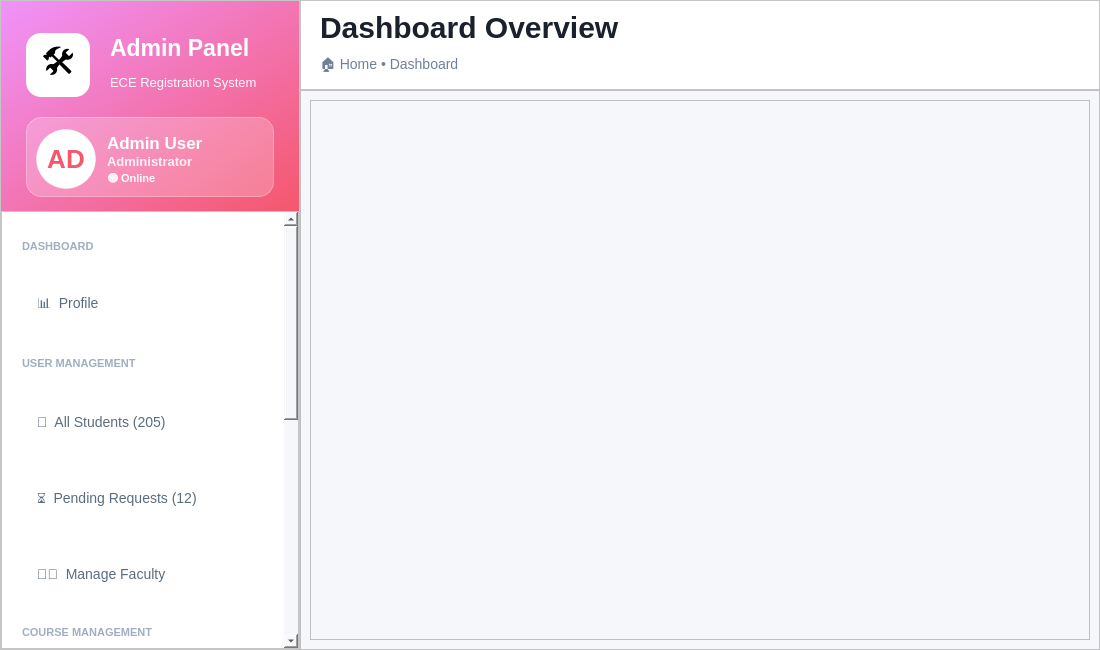
<?xml version="1.0" encoding="UTF-8"?>
<ui version="4.0">
 <class>AdminDashboard</class>
 <widget class="QMainWindow" name="AdminDashboard">
  <property name="geometry">
   <rect>
    <x>0</x>
    <y>0</y>
    <width>1100</width>
    <height>650</height>
   </rect>
  </property>
  <property name="minimumSize">
   <size>
    <width>1000</width>
    <height>600</height>
   </size>
  </property>
  <property name="windowTitle">
   <string>Admin Dashboard - ECE Registration System</string>
  </property>
  <property name="styleSheet">
   <string notr="true">QMainWindow { background-color: #f5f7fa; }</string>
  </property>
  <widget class="QWidget" name="centralwidget">
   <property name="styleSheet">
    <string notr="true">background-color: #f5f7fa;</string>
   </property>
   <layout class="QHBoxLayout" name="mainHorizontalLayout">
    <property name="spacing">
     <number>0</number>
    </property>
    <property name="leftMargin">
     <number>0</number>
    </property>
    <property name="topMargin">
     <number>0</number>
    </property>
    <property name="rightMargin">
     <number>0</number>
    </property>
    <property name="bottomMargin">
     <number>0</number>
    </property>
    <item>
     <widget class="QFrame" name="sidebarFrame">
      <property name="minimumSize">
       <size>
        <width>300</width>
        <height>0</height>
       </size>
      </property>
      <property name="maximumSize">
       <size>
        <width>300</width>
        <height>16777215</height>
       </size>
      </property>
      <property name="styleSheet">
       <string notr="true">QFrame { background-color: white; }</string>
      </property>
      <property name="frameShape">
       <enum>QFrame::Shape::StyledPanel</enum>
      </property>
      <layout class="QVBoxLayout" name="sidebarLayout">
       <property name="spacing">
        <number>0</number>
       </property>
       <property name="leftMargin">
        <number>0</number>
       </property>
       <property name="topMargin">
        <number>0</number>
       </property>
       <property name="rightMargin">
        <number>0</number>
       </property>
       <property name="bottomMargin">
        <number>0</number>
       </property>
       <item>
        <widget class="QWidget" name="headerWidget" native="true">
         <property name="minimumSize">
          <size>
           <width>0</width>
           <height>210</height>
          </size>
         </property>
         <property name="maximumSize">
          <size>
           <width>16777215</width>
           <height>210</height>
          </size>
         </property>
         <property name="styleSheet">
          <string notr="true">background: qlineargradient(x1:0, y1:0, x2:1, y2:1, stop:0 #f093fb, stop:1 #f5576c);</string>
         </property>
         <layout class="QVBoxLayout" name="headerLayout">
          <property name="spacing">
           <number>20</number>
          </property>
          <property name="leftMargin">
           <number>25</number>
          </property>
          <property name="topMargin">
           <number>32</number>
          </property>
          <property name="rightMargin">
           <number>25</number>
          </property>
          <property name="bottomMargin">
           <number>28</number>
          </property>
          <item>
           <layout class="QHBoxLayout" name="logoHLayout">
            <item>
             <widget class="QLabel" name="logoIconLabel">
              <property name="minimumSize">
               <size>
                <width>64</width>
                <height>64</height>
               </size>
              </property>
              <property name="maximumSize">
               <size>
                <width>64</width>
                <height>64</height>
               </size>
              </property>
              <property name="styleSheet">
               <string notr="true">background-color: white; border-radius: 15px; font-size: 34px;</string>
              </property>
              <property name="text">
               <string>🛠️</string>
              </property>
              <property name="alignment">
               <set>Qt::AlignmentFlag::AlignCenter</set>
              </property>
             </widget>
            </item>
            <item>
             <layout class="QVBoxLayout" name="logoTextLayout">
              <property name="spacing">
               <number>4</number>
              </property>
              <item>
               <widget class="QLabel" name="logoTitleLabel">
                <property name="styleSheet">
                 <string notr="true">color: white; font-size: 23px; font-weight: 800; background: transparent;</string>
                </property>
                <property name="text">
                 <string>Admin Panel</string>
                </property>
               </widget>
              </item>
              <item>
               <widget class="QLabel" name="logoSubtitleLabel">
                <property name="styleSheet">
                 <string notr="true">color: rgba(255,255,255,0.95); font-size: 13px; background: transparent;</string>
                </property>
                <property name="text">
                 <string>ECE Registration System</string>
                </property>
               </widget>
              </item>
             </layout>
            </item>
            <item>
             <spacer name="logoSpacer">
              <property name="orientation">
               <enum>Qt::Orientation::Horizontal</enum>
              </property>
              <property name="sizeHint" stdset="0">
               <size>
                <width>40</width>
                <height>20</height>
               </size>
              </property>
             </spacer>
            </item>
           </layout>
          </item>
          <item>
           <widget class="QFrame" name="profileFrame">
            <property name="sizePolicy">
             <sizepolicy hsizetype="Preferred" vsizetype="Fixed">
              <horstretch>0</horstretch>
              <verstretch>0</verstretch>
             </sizepolicy>
            </property>
            <property name="minimumSize">
             <size>
              <width>0</width>
              <height>80</height>
             </size>
            </property>
            <property name="styleSheet">
             <string notr="true">QFrame {
    background-color: rgba(255,255,255,0.22);
    border-radius: 15px;
    border: 1px solid rgba(255,255,255,0.35);
}</string>
            </property>
            <property name="frameShape">
             <enum>QFrame::Shape::StyledPanel</enum>
            </property>
            <property name="frameShadow">
             <enum>QFrame::Shadow::Raised</enum>
            </property>
            <layout class="QGridLayout" name="gridLayout">
             <property name="topMargin">
              <number>5</number>
             </property>
             <property name="rightMargin">
              <number>5</number>
             </property>
             <property name="bottomMargin">
              <number>0</number>
             </property>
             <item row="0" column="2">
              <layout class="QVBoxLayout" name="verticalLayout">
               <property name="spacing">
                <number>0</number>
               </property>
               <property name="topMargin">
                <number>10</number>
               </property>
               <property name="bottomMargin">
                <number>10</number>
               </property>
               <item>
                <widget class="QLabel" name="labelAdminName">
                 <property name="minimumSize">
                  <size>
                   <width>20</width>
                   <height>20</height>
                  </size>
                 </property>
                 <property name="styleSheet">
                  <string notr="true">color: white; 
font-size: 17px; 
font-weight: 800;
background: transparent;
border: transparent</string>
                 </property>
                 <property name="text">
                  <string>Admin User</string>
                 </property>
                </widget>
               </item>
               <item>
                <widget class="QLabel" name="adminRole">
                 <property name="minimumSize">
                  <size>
                   <width>0</width>
                   <height>20</height>
                  </size>
                 </property>
                 <property name="styleSheet">
                  <string notr="true">color: rgba(255,255,255,0.88); 
font-size: 13px; 
font-weight: 500;
background: transparent;
border: transparent</string>
                 </property>
                 <property name="text">
                  <string>Administrator</string>
                 </property>
                </widget>
               </item>
               <item>
                <widget class="QLabel" name="adminStatus">
                 <property name="minimumSize">
                  <size>
                   <width>0</width>
                   <height>20</height>
                  </size>
                 </property>
                 <property name="styleSheet">
                  <string notr="true">color: rgba(255,255,255,0.95); 
font-size: 11px; 
font-weight: 600;
border: transparent;
background-color: transparent</string>
                 </property>
                 <property name="text">
                  <string>🟢 Online</string>
                 </property>
                </widget>
               </item>
              </layout>
             </item>
             <item row="0" column="3">
              <spacer name="horizontalSpacer_2">
               <property name="orientation">
                <enum>Qt::Orientation::Horizontal</enum>
               </property>
               <property name="sizeType">
                <enum>QSizePolicy::Policy::Minimum</enum>
               </property>
               <property name="sizeHint" stdset="0">
                <size>
                 <width>20</width>
                 <height>20</height>
                </size>
               </property>
              </spacer>
             </item>
             <item row="0" column="0">
              <widget class="QLabel" name="avatarLabel">
               <property name="minimumSize">
                <size>
                 <width>60</width>
                 <height>60</height>
                </size>
               </property>
               <property name="maximumSize">
                <size>
                 <width>60</width>
                 <height>60</height>
                </size>
               </property>
               <property name="styleSheet">
                <string notr="true">background-color: white;
color: #f5576c;
border-radius: 30px;
font-size: 26px;
font-weight: 900;</string>
               </property>
               <property name="text">
                <string>AD</string>
               </property>
               <property name="alignment">
                <set>Qt::AlignmentFlag::AlignCenter</set>
               </property>
              </widget>
             </item>
             <item row="0" column="1">
              <spacer name="horizontalSpacer_3">
               <property name="orientation">
                <enum>Qt::Orientation::Horizontal</enum>
               </property>
               <property name="sizeType">
                <enum>QSizePolicy::Policy::Fixed</enum>
               </property>
               <property name="sizeHint" stdset="0">
                <size>
                 <width>5</width>
                 <height>10</height>
                </size>
               </property>
              </spacer>
             </item>
            </layout>
           </widget>
          </item>
         </layout>
        </widget>
       </item>
       <item>
        <widget class="QScrollArea" name="navScrollArea">
         <property name="styleSheet">
          <string notr="true">/* ===== VERTICAL SCROLLBAR ===== */
QScrollBar:vertical {
    width: 12px;
    background: rgba(255, 255, 255, 0.05);  /* subtle track */
    margin: 0px 0px 0px 0;  /* TOP RIGHT BOTTOM LEFT */
    border-radius: 6px;
}

QScrollBar::handle:vertical {
    background: rgba(120, 120, 120, 0.35);  /* glassy thumb */
    border-radius: 6px;
    min-height: 30px;
    border: 1px solid rgba(255, 255, 255, 0.2); /* subtle highlight */
}

QScrollBar::handle:vertical:hover {
    background: rgba(120, 120, 120, 0.55);
}

/* Up/Down buttons */
QScrollBar::add-line:vertical,
QScrollBar::sub-line:vertical {
    height: 16px;
    background: rgba(180, 180, 180, 0.35);
    border-radius: 4px;
}

/* Arrow icons */
QScrollBar::up-arrow:vertical,
QScrollBar::down-arrow:vertical {
    width: 6px;
    height: 6px;
    background: transparent;
}

/* Remove the blank area inside */
QScrollBar::add-page:vertical,
QScrollBar::sub-page:vertical {
    background: none;
}</string>
         </property>
         <property name="widgetResizable">
          <bool>true</bool>
         </property>
         <widget class="QWidget" name="navScrollContent">
          <property name="geometry">
           <rect>
            <x>0</x>
            <y>-355</y>
            <width>284</width>
            <height>947</height>
           </rect>
          </property>
          <property name="styleSheet">
           <string notr="true">background-color: white;</string>
          </property>
          <layout class="QVBoxLayout" name="navMainLayout">
           <property name="spacing">
            <number>28</number>
           </property>
           <property name="leftMargin">
            <number>20</number>
           </property>
           <property name="topMargin">
            <number>28</number>
           </property>
           <property name="rightMargin">
            <number>20</number>
           </property>
           <property name="bottomMargin">
            <number>28</number>
           </property>
           <item>
            <widget class="QLabel" name="dashboardSectionLabel">
             <property name="styleSheet">
              <string notr="true">color: #a0aec0; font-size: 11px; font-weight: 800; background: transparent;</string>
             </property>
             <property name="text">
              <string>DASHBOARD</string>
             </property>
            </widget>
           </item>
           <item>
            <widget class="QPushButton" name="buttonProfile">
             <property name="minimumSize">
              <size>
               <width>0</width>
               <height>48</height>
              </size>
             </property>
             <property name="cursor">
              <cursorShape>PointingHandCursor</cursorShape>
             </property>
             <property name="styleSheet">
              <string notr="true">QPushButton {
    background-color: transparent;
    border: none;
    border-radius: 10px;
    color: #5a6c7d;
    font-size: 14px;
    text-align: left;
    padding-left: 15px;
}

QPushButton:hover {
    background-color: #f8f9fa;
    color: #f5576c;
}

/* CHECKED / TOGGLED STATE */
QPushButton:checked {
    background-color: rgba(245, 87, 108, 0.10);  /* faint pink */
    color: #f5576c; 
    font-weight: bold;
    border-left: 4px solid #f5576c;
    padding-left: 11px; /* adjust so bar doesn’t push content too far */
}

/* PRESSED STATE (optional but clean) */
QPushButton:pressed {
    background-color: rgba(245, 87, 108, 0.18);
}
</string>
             </property>
             <property name="text">
              <string>📊  Profile</string>
             </property>
             <property name="checkable">
              <bool>true</bool>
             </property>
             <attribute name="buttonGroup">
              <string notr="true">buttonGroupSubmenus</string>
             </attribute>
            </widget>
           </item>
           <item>
            <widget class="QLabel" name="userMgmtLabel">
             <property name="styleSheet">
              <string notr="true">color: #a0aec0; font-size: 11px; font-weight: 800; background: transparent;</string>
             </property>
             <property name="text">
              <string>USER MANAGEMENT</string>
             </property>
            </widget>
           </item>
           <item>
            <widget class="QPushButton" name="buttonAllStudents">
             <property name="minimumSize">
              <size>
               <width>0</width>
               <height>48</height>
              </size>
             </property>
             <property name="cursor">
              <cursorShape>PointingHandCursor</cursorShape>
             </property>
             <property name="styleSheet">
              <string notr="true">QPushButton {
    background-color: transparent;
    border: none;
    border-radius: 10px;
    color: #5a6c7d;
    font-size: 14px;
    text-align: left;
    padding-left: 15px;
}

QPushButton:hover {
    background-color: #f8f9fa;
    color: #f5576c;
}

/* CHECKED / TOGGLED STATE */
QPushButton:checked {
    background-color: rgba(245, 87, 108, 0.10);  /* faint pink */
    color: #f5576c; 
    font-weight: bold;
    border-left: 4px solid #f5576c;
    padding-left: 11px; /* adjust so bar doesn’t push content too far */
}

/* PRESSED STATE (optional but clean) */
QPushButton:pressed {
    background-color: rgba(245, 87, 108, 0.18);
}
</string>
             </property>
             <property name="text">
              <string>👥  All Students (205)</string>
             </property>
             <property name="checkable">
              <bool>true</bool>
             </property>
             <attribute name="buttonGroup">
              <string notr="true">buttonGroupSubmenus</string>
             </attribute>
            </widget>
           </item>
           <item>
            <widget class="QPushButton" name="buttonPendingRequests">
             <property name="minimumSize">
              <size>
               <width>0</width>
               <height>48</height>
              </size>
             </property>
             <property name="cursor">
              <cursorShape>PointingHandCursor</cursorShape>
             </property>
             <property name="styleSheet">
              <string notr="true">QPushButton {
    background-color: transparent;
    border: none;
    border-radius: 10px;
    color: #5a6c7d;
    font-size: 14px;
    text-align: left;
    padding-left: 15px;
}

QPushButton:hover {
    background-color: #f8f9fa;
    color: #f5576c;
}

/* CHECKED / TOGGLED STATE */
QPushButton:checked {
    background-color: rgba(245, 87, 108, 0.10);  /* faint pink */
    color: #f5576c; 
    font-weight: bold;
    border-left: 4px solid #f5576c;
    padding-left: 11px; /* adjust so bar doesn’t push content too far */
}

/* PRESSED STATE (optional but clean) */
QPushButton:pressed {
    background-color: rgba(245, 87, 108, 0.18);
}
</string>
             </property>
             <property name="text">
              <string>⏳  Pending Requests (12)</string>
             </property>
             <property name="checkable">
              <bool>true</bool>
             </property>
             <attribute name="buttonGroup">
              <string notr="true">buttonGroupSubmenus</string>
             </attribute>
            </widget>
           </item>
           <item>
            <widget class="QPushButton" name="buttonManageFaculty">
             <property name="enabled">
              <bool>true</bool>
             </property>
             <property name="minimumSize">
              <size>
               <width>0</width>
               <height>48</height>
              </size>
             </property>
             <property name="cursor">
              <cursorShape>PointingHandCursor</cursorShape>
             </property>
             <property name="styleSheet">
              <string notr="true">QPushButton {
    background-color: transparent;
    border: none;
    border-radius: 10px;
    color: #5a6c7d;
    font-size: 14px;
    text-align: left;
    padding-left: 15px;
}

QPushButton:hover {
    background-color: #f8f9fa;
    color: #f5576c;
}

/* CHECKED / TOGGLED STATE */
QPushButton:checked {
    background-color: rgba(245, 87, 108, 0.10);  /* faint pink */
    color: #f5576c; 
    font-weight: bold;
    border-left: 4px solid #f5576c;
    padding-left: 11px; /* adjust so bar doesn’t push content too far */
}

/* PRESSED STATE */
QPushButton:pressed {
    background-color: rgba(245, 87, 108, 0.18);
}

/* DISABLED STATE */
QPushButton:disabled {
    background-color: transparent;
    color: #a0a0a0;        /* muted grey for disabled */
    border-left: none;      /* remove left bar if present */
    font-weight: normal;    /* remove bold */
}
</string>
             </property>
             <property name="text">
              <string>👨‍🏫  Manage Faculty</string>
             </property>
             <property name="checkable">
              <bool>true</bool>
             </property>
             <attribute name="buttonGroup">
              <string notr="true">buttonGroupSubmenus</string>
             </attribute>
            </widget>
           </item>
           <item>
            <widget class="QLabel" name="courseMgmtLabel">
             <property name="styleSheet">
              <string notr="true">color: #a0aec0; font-size: 11px; font-weight: 800; background: transparent;</string>
             </property>
             <property name="text">
              <string>COURSE MANAGEMENT</string>
             </property>
            </widget>
           </item>
           <item>
            <widget class="QPushButton" name="buttonManageCourses">
             <property name="minimumSize">
              <size>
               <width>0</width>
               <height>48</height>
              </size>
             </property>
             <property name="cursor">
              <cursorShape>PointingHandCursor</cursorShape>
             </property>
             <property name="styleSheet">
              <string notr="true">QPushButton {
    background-color: transparent;
    border: none;
    border-radius: 10px;
    color: #5a6c7d;
    font-size: 14px;
    text-align: left;
    padding-left: 15px;
}

QPushButton:hover {
    background-color: #f8f9fa;
    color: #f5576c;
}

/* CHECKED / TOGGLED STATE */
QPushButton:checked {
    background-color: rgba(245, 87, 108, 0.10);  /* faint pink */
    color: #f5576c; 
    font-weight: bold;
    border-left: 4px solid #f5576c;
    padding-left: 11px; /* adjust so bar doesn’t push content too far */
}

/* PRESSED STATE (optional but clean) */
QPushButton:pressed {
    background-color: rgba(245, 87, 108, 0.18);
}
</string>
             </property>
             <property name="text">
              <string>📚  Manage Courses (32)</string>
             </property>
             <property name="checkable">
              <bool>true</bool>
             </property>
             <attribute name="buttonGroup">
              <string notr="true">buttonGroupSubmenus</string>
             </attribute>
            </widget>
           </item>
           <item>
            <widget class="QPushButton" name="buttonManagePrereqs">
             <property name="minimumSize">
              <size>
               <width>0</width>
               <height>48</height>
              </size>
             </property>
             <property name="cursor">
              <cursorShape>PointingHandCursor</cursorShape>
             </property>
             <property name="styleSheet">
              <string notr="true">QPushButton {
    background-color: transparent;
    border: none;
    border-radius: 10px;
    color: #5a6c7d;
    font-size: 14px;
    text-align: left;
    padding-left: 15px;
}

QPushButton:hover {
    background-color: #f8f9fa;
    color: #f5576c;
}

/* CHECKED / TOGGLED STATE */
QPushButton:checked {
    background-color: rgba(245, 87, 108, 0.10);  /* faint pink */
    color: #f5576c; 
    font-weight: bold;
    border-left: 4px solid #f5576c;
    padding-left: 11px; /* adjust so bar doesn’t push content too far */
}

/* PRESSED STATE (optional but clean) */
QPushButton:pressed {
    background-color: rgba(245, 87, 108, 0.18);
}
</string>
             </property>
             <property name="text">
              <string>🔗  Manage Prerequisetes</string>
             </property>
             <property name="checkable">
              <bool>true</bool>
             </property>
             <attribute name="buttonGroup">
              <string notr="true">buttonGroupSubmenus</string>
             </attribute>
            </widget>
           </item>
           <item>
            <widget class="QPushButton" name="buttonManageSections">
             <property name="minimumSize">
              <size>
               <width>0</width>
               <height>48</height>
              </size>
             </property>
             <property name="cursor">
              <cursorShape>PointingHandCursor</cursorShape>
             </property>
             <property name="styleSheet">
              <string notr="true">QPushButton {
    background-color: transparent;
    border: none;
    border-radius: 10px;
    color: #5a6c7d;
    font-size: 14px;
    text-align: left;
    padding-left: 15px;
}

QPushButton:hover {
    background-color: #f8f9fa;
    color: #f5576c;
}

/* CHECKED / TOGGLED STATE */
QPushButton:checked {
    background-color: rgba(245, 87, 108, 0.10);  /* faint pink */
    color: #f5576c; 
    font-weight: bold;
    border-left: 4px solid #f5576c;
    padding-left: 11px; /* adjust so bar doesn’t push content too far */
}

/* PRESSED STATE (optional but clean) */
QPushButton:pressed {
    background-color: rgba(245, 87, 108, 0.18);
}
</string>
             </property>
             <property name="text">
              <string>✏️  Manage Sections</string>
             </property>
             <property name="checkable">
              <bool>true</bool>
             </property>
             <attribute name="buttonGroup">
              <string notr="true">buttonGroupSubmenus</string>
             </attribute>
            </widget>
           </item>
           <item>
            <widget class="QPushButton" name="buttonProgramPlans">
             <property name="minimumSize">
              <size>
               <width>0</width>
               <height>48</height>
              </size>
             </property>
             <property name="cursor">
              <cursorShape>PointingHandCursor</cursorShape>
             </property>
             <property name="styleSheet">
              <string notr="true">QPushButton {
    background-color: transparent;
    border: none;
    border-radius: 10px;
    color: #5a6c7d;
    font-size: 14px;
    text-align: left;
    padding-left: 15px;
}

QPushButton:hover {
    background-color: #f8f9fa;
    color: #f5576c;
}

/* CHECKED / TOGGLED STATE */
QPushButton:checked {
    background-color: rgba(245, 87, 108, 0.10);  /* faint pink */
    color: #f5576c; 
    font-weight: bold;
    border-left: 4px solid #f5576c;
    padding-left: 11px; /* adjust so bar doesn’t push content too far */
}

/* PRESSED STATE (optional but clean) */
QPushButton:pressed {
    background-color: rgba(245, 87, 108, 0.18);
}
</string>
             </property>
             <property name="text">
              <string>📋  Program Plans</string>
             </property>
             <property name="checkable">
              <bool>true</bool>
             </property>
             <attribute name="buttonGroup">
              <string notr="true">buttonGroupSubmenus</string>
             </attribute>
            </widget>
           </item>
           <item>
            <widget class="QPushButton" name="buttonRegisterForStudents">
             <property name="enabled">
              <bool>false</bool>
             </property>
             <property name="minimumSize">
              <size>
               <width>0</width>
               <height>48</height>
              </size>
             </property>
             <property name="cursor">
              <cursorShape>PointingHandCursor</cursorShape>
             </property>
             <property name="styleSheet">
              <string notr="true">QPushButton {
    background-color: transparent;
    border: none;
    border-radius: 10px;
    color: #5a6c7d;
    font-size: 14px;
    text-align: left;
    padding-left: 15px;
}

QPushButton:hover {
    background-color: #f8f9fa;
    color: #f5576c;
}

/* CHECKED / TOGGLED STATE */
QPushButton:checked {
    background-color: rgba(245, 87, 108, 0.10);  /* faint pink */
    color: #f5576c; 
    font-weight: bold;
    border-left: 4px solid #f5576c;
    padding-left: 11px; /* adjust so bar doesn’t push content too far */
}

/* PRESSED STATE */
QPushButton:pressed {
    background-color: rgba(245, 87, 108, 0.18);
}

/* DISABLED STATE */
QPushButton:disabled {
    background-color: transparent;
    color: #a0a0a0;        /* muted grey for disabled */
    border-left: none;      /* remove left bar if present */
    font-weight: normal;    /* remove bold */
}
</string>
             </property>
             <property name="text">
              <string>🙋🏻‍♂️ Register for Students -WIP-</string>
             </property>
             <property name="checkable">
              <bool>true</bool>
             </property>
            </widget>
           </item>
           <item>
            <spacer name="navVerticalSpacer">
             <property name="orientation">
              <enum>Qt::Orientation::Vertical</enum>
             </property>
             <property name="sizeHint" stdset="0">
              <size>
               <width>20</width>
               <height>40</height>
              </size>
             </property>
            </spacer>
           </item>
           <item>
            <widget class="QPushButton" name="buttonLogout">
             <property name="minimumSize">
              <size>
               <width>0</width>
               <height>50</height>
              </size>
             </property>
             <property name="cursor">
              <cursorShape>PointingHandCursor</cursorShape>
             </property>
             <property name="styleSheet">
              <string notr="true">QPushButton {
    background-color: #fff5f5;
    border: 2px solid #fed7d7;
    border-radius: 12px;
    color: #e53e3e;
    font-weight: 700;
    font-size: 14px;
    text-align: left;
    padding-left: 18px;
    /* Add subtle shadow for depth */
    box-shadow: 0px 2px 4px rgba(0, 0, 0, 0.1);
}

/* Hover effect */
QPushButton:hover {
    background-color: #fed7d7;
}

/* Pressed effect */
QPushButton:pressed {
    background-color: #fbb6b6; /* slightly darker */
    padding-left: 20px;        /* move text slightly right to simulate press */
    padding-top: 2px;          /* move text slightly down */
    border-color: #f56565;     /* darker border */
}
</string>
             </property>
             <property name="text">
              <string>🚪  Logout</string>
             </property>
            </widget>
           </item>
          </layout>
         </widget>
        </widget>
       </item>
      </layout>
     </widget>
    </item>
    <item>
     <widget class="QWidget" name="mainContentWidget" native="true">
      <property name="styleSheet">
       <string notr="true">background-color: #f5f7fa;</string>
      </property>
      <layout class="QVBoxLayout" name="mainContentLayout">
       <property name="spacing">
        <number>0</number>
       </property>
       <property name="leftMargin">
        <number>0</number>
       </property>
       <property name="topMargin">
        <number>0</number>
       </property>
       <property name="rightMargin">
        <number>0</number>
       </property>
       <property name="bottomMargin">
        <number>0</number>
       </property>
       <item>
        <widget class="QFrame" name="topBarFrame">
         <property name="minimumSize">
          <size>
           <width>0</width>
           <height>90</height>
          </size>
         </property>
         <property name="maximumSize">
          <size>
           <width>16777215</width>
           <height>90</height>
          </size>
         </property>
         <property name="styleSheet">
          <string notr="true">background-color: white;</string>
         </property>
         <property name="frameShape">
          <enum>QFrame::Shape::StyledPanel</enum>
         </property>
         <layout class="QGridLayout" name="gridLayout_2">
          <item row="0" column="1">
           <layout class="QVBoxLayout" name="verticalLayout_2">
            <item>
             <widget class="QLabel" name="pageTitleLabel">
              <property name="sizePolicy">
               <sizepolicy hsizetype="Maximum" vsizetype="Fixed">
                <horstretch>0</horstretch>
                <verstretch>0</verstretch>
               </sizepolicy>
              </property>
              <property name="minimumSize">
               <size>
                <width>300</width>
                <height>30</height>
               </size>
              </property>
              <property name="styleSheet">
               <string notr="true">font-size: 30px; font-weight: 900; color: #1a202c; background: transparent;</string>
              </property>
              <property name="text">
               <string>Dashboard Overview</string>
              </property>
             </widget>
            </item>
            <item>
             <widget class="QLabel" name="breadcrumbLabel">
              <property name="styleSheet">
               <string notr="true">font-size: 14px; color: #718096; background: transparent;</string>
              </property>
              <property name="text">
               <string>🏠 Home • Dashboard</string>
              </property>
             </widget>
            </item>
           </layout>
          </item>
          <item row="0" column="0">
           <spacer name="horizontalSpacer_4">
            <property name="orientation">
             <enum>Qt::Orientation::Horizontal</enum>
            </property>
            <property name="sizeType">
             <enum>QSizePolicy::Policy::Fixed</enum>
            </property>
            <property name="sizeHint" stdset="0">
             <size>
              <width>10</width>
              <height>20</height>
             </size>
            </property>
           </spacer>
          </item>
          <item row="0" column="3">
           <spacer name="horizontalSpacer">
            <property name="orientation">
             <enum>Qt::Orientation::Horizontal</enum>
            </property>
            <property name="sizeType">
             <enum>QSizePolicy::Policy::MinimumExpanding</enum>
            </property>
            <property name="sizeHint" stdset="0">
             <size>
              <width>40</width>
              <height>20</height>
             </size>
            </property>
           </spacer>
          </item>
         </layout>
        </widget>
       </item>
       <item>
        <widget class="QFrame" name="frame">
         <property name="frameShape">
          <enum>QFrame::Shape::StyledPanel</enum>
         </property>
         <property name="frameShadow">
          <enum>QFrame::Shadow::Raised</enum>
         </property>
         <layout class="QVBoxLayout" name="verticalLayout_3">
          <item>
           <widget class="QScrollArea" name="scrollArea">
            <property name="styleSheet">
             <string notr="true">
/* ===== VERTICAL SCROLLBAR ===== */
QScrollBar:vertical {
    width: 12px;
    background: rgba(255, 255, 255, 0.05);  /* subtle track */
    margin: 0px 0px 0px 0;  /* TOP RIGHT BOTTOM LEFT */
    border-radius: 6px;
}

QScrollBar::handle:vertical {
    background: rgba(120, 120, 120, 0.35);  /* glassy thumb */
    border-radius: 6px;
    min-height: 30px;
    border: 1px solid rgba(255, 255, 255, 0.2); /* subtle highlight */
}

QScrollBar::handle:vertical:hover {
    background: rgba(120, 120, 120, 0.55);
}

/* Up/Down buttons */
QScrollBar::add-line:vertical,
QScrollBar::sub-line:vertical {
    height: 16px;
    background: rgba(180, 180, 180, 0.35);
    border-radius: 4px;
}

/* Arrow icons */
QScrollBar::up-arrow:vertical,
QScrollBar::down-arrow:vertical {
    width: 6px;
    height: 6px;
    background: transparent;
}

/* Remove the blank area inside */
QScrollBar::add-page:vertical,
QScrollBar::sub-page:vertical {
    background: none;
}
/* ===== HORIZONTAL SCROLLBAR ===== */
QScrollBar:horizontal {
    height: 12px;
    background: rgba(255, 255, 255, 0.05);  /* subtle track */
    margin: 0px 0 0px 0;  /* TOP RIGHT BOTTOM LEFT */
    border-radius: 6px;
}

QScrollBar::handle:horizontal {
    background: rgba(120, 120, 120, 0.35);  /* glassy thumb */
    border-radius: 6px;
    min-width: 30px;
    border: 1px solid rgba(255, 255, 255, 0.2); /* subtle highlight */
}

QScrollBar::handle:horizontal:hover {
    background: rgba(120, 120, 120, 0.55);
}

/* Left/Right buttons */
QScrollBar::add-line:horizontal,
QScrollBar::sub-line:horizontal {
    width: 16px;
    background: rgba(180, 180, 180, 0.35);
    border-radius: 4px;
}

/* Arrow icons */
QScrollBar::left-arrow:horizontal,
QScrollBar::right-arrow:horizontal {
    width: 6px;
    height: 6px;
    background: transparent;
}

/* Remove the blank area inside */
QScrollBar::add-page:horizontal,
QScrollBar::sub-page:horizontal {
    background: none;
}
</string>
            </property>
            <property name="verticalScrollBarPolicy">
             <enum>Qt::ScrollBarPolicy::ScrollBarAsNeeded</enum>
            </property>
            <property name="horizontalScrollBarPolicy">
             <enum>Qt::ScrollBarPolicy::ScrollBarAsNeeded</enum>
            </property>
            <property name="widgetResizable">
             <bool>true</bool>
            </property>
            <widget class="QWidget" name="scrollAreaWidgetContents">
             <property name="geometry">
              <rect>
               <x>0</x>
               <y>0</y>
               <width>778</width>
               <height>538</height>
              </rect>
             </property>
             <layout class="QVBoxLayout" name="verticalLayout_4">
              <item>
               <widget class="QStackedWidget" name="stackedWidget">
                <property name="currentIndex">
                 <number>5</number>
                </property>
                <widget class="QWidget" name="page0Profile"/>
                <widget class="QWidget" name="page1AllStudents"/>
                <widget class="QWidget" name="page2PendingRequests"/>
                <widget class="QWidget" name="page3ManageFaculty"/>
                <widget class="QWidget" name="page4ManageCourses"/>
                <widget class="QWidget" name="page5ManageSections"/>
               </widget>
              </item>
             </layout>
            </widget>
           </widget>
          </item>
         </layout>
        </widget>
       </item>
      </layout>
     </widget>
    </item>
   </layout>
  </widget>
 </widget>
 <resources/>
 <connections/>
 <buttongroups>
  <buttongroup name="buttonGroupSubmenus"/>
 </buttongroups>
</ui>
